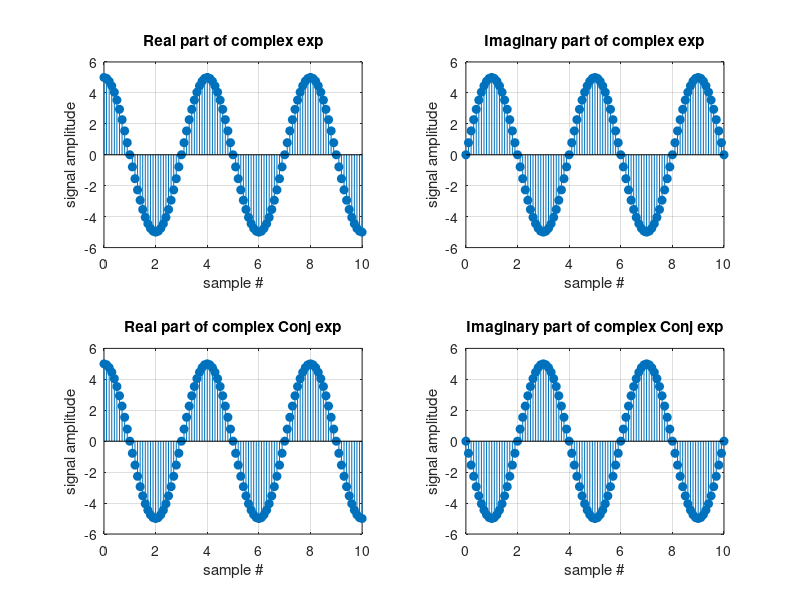

Reproduce this figure in MATLAB.
clear, close all, clc
n = 0:0.1:10;
k = 5;
a = pi / 2;
x = k * exp(a * n * i);
% plot the real part
subplot(2, 2, 1)
stem(n, real(x), 'filled')
title('Real part of complex exp')
xlabel('sample #')
ylabel('signal amplitude')
grid
% plot the imaginary part
subplot(2, 2, 2)
stem(n, imag(x), 'filled')
title('Imaginary part of complex exp')
xlabel('sample #')
ylabel('signal amplitude')
grid

% PLotting Conjugate 
% plot the real part
subplot(2, 2, 3)
stem(n, real(conj(x)), 'filled')
title('Real part of complex Conj exp')
xlabel('sample #')
ylabel('signal amplitude')
grid
% plot the imaginary part
subplot(2, 2, 4)
stem(n, imag(conj(x)), 'filled')
title('Imaginary part of complex Conj exp')
xlabel('sample #')
ylabel('signal amplitude')
grid
